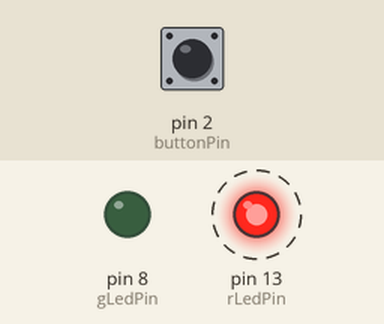
Simulated run of this sketch. Board: Arduino Uno, built with avr-gcc and run on an emulated ATmega328P. On the bench: output pins drawn as LEDs (lit = HIGH). Dashed ring = blinking. The test bench sets the inputs (shaded band); at power-on: pin 2 (buttonPin) LOW.

Above: at 6.8 s.
6.9 s: pin 2 (buttonPin) pulled HIGH for 2.6 s
At 8.3 s:
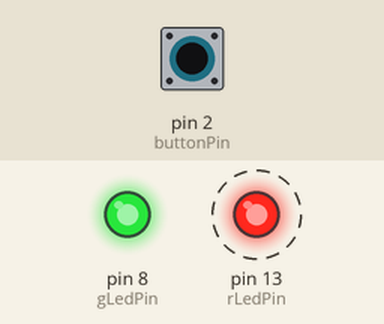
Timing chart, 0 to 17.0 s (numbered marks = the images above; inputs shaded):
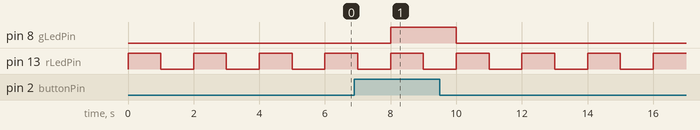

Measured:
- after the input at 6.9 s, pin 8 (gLedPin): LOW → HIGH after 1.1 s, → LOW 2.0 s later
- by itself, pin 13 (rLedPin): alternates HIGH for 1.0 s and LOW for 1.0 s

The sketch:

20240912Interrupt.ino
```cpp
// 동작 1,2 같이 사용하는 코드
int rLedPin = 13;
int gLedPin = 8;
int buttonPin = 2;

void setup() {
  pinMode(rLedPin, OUTPUT);
  pinMode(gLedPin, OUTPUT);
  pinMode(buttonPin, INPUT);
}

void loop() {
   digitalWrite(rLedPin, HIGH);
   delay(1000);
   digitalWrite(rLedPin, LOW);
   delay(1000);
   int buttonState = digitalRead(buttonPin);
   digitalWrite(gLedPin, buttonState);
}
```
